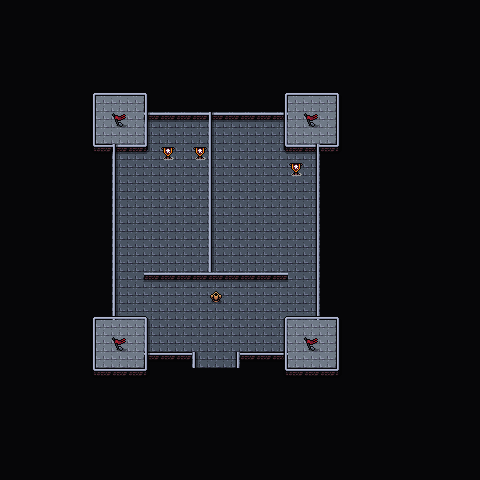

Below is a game level as drawn by its tile map, then a one-line description and the .tmx that defines it (tile-layer data replaced by summaries):
An orthogonal 30x30 tile map with 16x16 px tiles, 4 tile layers (Collision, Background, Walls, Clutter), 2 tilesets and 7 objects.

<map version="1.10" tiledversion="1.10.1" orientation="orthogonal" renderorder="right-down" width="30" height="30" tilewidth="16" tileheight="16" infinite="0" nextlayerid="8" nextobjectid="56">
 <editorsettings>
  <export target="wastetown..tmx" format="tmx" />
 </editorsettings>
 <tileset firstgid="1" source="../tileset/main.tsx" />
 <tileset firstgid="10113" source="../tileset/buildings.tsx" />
 <layer id="6" name="Collision" width="30" height="30">
  <data>[900 cells, 5 non-empty, 3 distinct tile ids]</data>
 </layer>
 <layer id="1" name="Background" width="30" height="30">
  <data>[900 cells, 741 non-empty, 3 distinct tile ids]</data>
 </layer>
 <layer id="2" name="Walls" width="30" height="30">
  <data>[900 cells, 266 non-empty, 18 distinct tile ids]</data>
 </layer>
 <layer id="3" name="Clutter" width="30" height="30">
  <properties>
   <property name="spriteLayer" type="bool" value="true" />
  </properties>
  <data>[900 cells, 19 non-empty, 6 distinct tile ids]</data>
 </layer>
 <objectgroup id="4" name="Objects">
  <object id="38" template="../obj/entry_up.tx" x="192" y="367.5" width="48" height="16">
   <properties>
    <property name="teleport" value="" />
   </properties>
  </object>
  <object id="48" template="../obj/treasure.tx" x="176.25" y="138" />
  <object id="51" template="../obj/treasure.tx" x="256" y="138.333" />
  <object id="52" template="../obj/gold.tx" x="226.5" y="136.5" />
  <object id="53" template="../obj/enemy.tx" x="293" y="273.5">
   <properties>
    <property name="enemy" value="Death Knight" />
   </properties>
  </object>
  <object id="54" template="../obj/enemy.tx" x="174.334" y="160.916">
   <properties>
    <property name="enemy" value="Death Knight" />
   </properties>
  </object>
  <object id="55" template="../obj/enemy.tx" x="123.833" y="274">
   <properties>
    <property name="enemy" value="Zombie Lord" />
   </properties>
  </object>
 </objectgroup>
</map>
